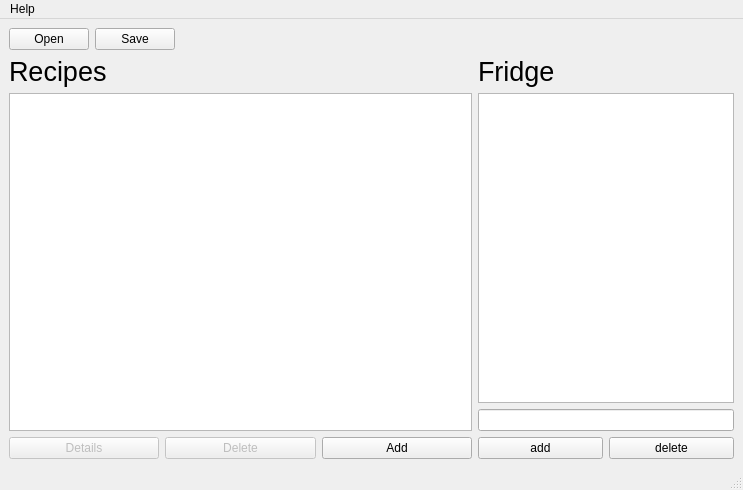
<?xml version="1.0" encoding="UTF-8"?>
<ui version="4.0">
 <class>MainWindow</class>
 <widget class="QMainWindow" name="MainWindow">
  <property name="geometry">
   <rect>
    <x>0</x>
    <y>0</y>
    <width>743</width>
    <height>490</height>
   </rect>
  </property>
  <property name="windowTitle">
   <string>MainWindow</string>
  </property>
  <widget class="QWidget" name="centralwidget">
   <layout class="QVBoxLayout" name="verticalLayout_4">
    <item>
     <layout class="QHBoxLayout" name="horizontalLayout_2">
      <item>
       <widget class="QPushButton" name="pushButton_2">
        <property name="sizePolicy">
         <sizepolicy hsizetype="Minimum" vsizetype="Fixed">
          <horstretch>0</horstretch>
          <verstretch>0</verstretch>
         </sizepolicy>
        </property>
        <property name="maximumSize">
         <size>
          <width>200</width>
          <height>16777215</height>
         </size>
        </property>
        <property name="text">
         <string>Open</string>
        </property>
       </widget>
      </item>
      <item>
       <widget class="QPushButton" name="pushButton_8">
        <property name="maximumSize">
         <size>
          <width>200</width>
          <height>16777215</height>
         </size>
        </property>
        <property name="text">
         <string>Save</string>
        </property>
       </widget>
      </item>
      <item>
       <spacer name="horizontalSpacer">
        <property name="orientation">
         <enum>Qt::Horizontal</enum>
        </property>
        <property name="sizeType">
         <enum>QSizePolicy::MinimumExpanding</enum>
        </property>
        <property name="sizeHint" stdset="0">
         <size>
          <width>40</width>
          <height>20</height>
         </size>
        </property>
       </spacer>
      </item>
     </layout>
    </item>
    <item>
     <layout class="QHBoxLayout" name="horizontalLayout_4">
      <item>
       <layout class="QVBoxLayout" name="verticalLayout_2">
        <item>
         <widget class="QLabel" name="label">
          <property name="font">
           <font>
            <pointsize>20</pointsize>
           </font>
          </property>
          <property name="text">
           <string>Recipes</string>
          </property>
         </widget>
        </item>
        <item>
         <widget class="QTableView" name="tableView">
          <property name="sizePolicy">
           <sizepolicy hsizetype="Expanding" vsizetype="Expanding">
            <horstretch>0</horstretch>
            <verstretch>0</verstretch>
           </sizepolicy>
          </property>
          <property name="minimumSize">
           <size>
            <width>380</width>
            <height>0</height>
           </size>
          </property>
          <property name="sizeIncrement">
           <size>
            <width>0</width>
            <height>0</height>
           </size>
          </property>
          <attribute name="horizontalHeaderDefaultSectionSize">
           <number>100</number>
          </attribute>
         </widget>
        </item>
        <item>
         <layout class="QHBoxLayout" name="horizontalLayout">
          <item>
           <widget class="QPushButton" name="pushButton_6">
            <property name="enabled">
             <bool>false</bool>
            </property>
            <property name="text">
             <string>Details</string>
            </property>
           </widget>
          </item>
          <item>
           <widget class="QPushButton" name="pushButton_7">
            <property name="enabled">
             <bool>false</bool>
            </property>
            <property name="text">
             <string>Delete</string>
            </property>
           </widget>
          </item>
          <item>
           <widget class="QPushButton" name="pushButton_5">
            <property name="text">
             <string>Add</string>
            </property>
           </widget>
          </item>
         </layout>
        </item>
       </layout>
      </item>
      <item>
       <layout class="QVBoxLayout" name="verticalLayout_3">
        <item>
         <layout class="QVBoxLayout" name="verticalLayout">
          <item>
           <widget class="QLabel" name="label_2">
            <property name="sizePolicy">
             <sizepolicy hsizetype="Minimum" vsizetype="Minimum">
              <horstretch>0</horstretch>
              <verstretch>0</verstretch>
             </sizepolicy>
            </property>
            <property name="font">
             <font>
              <pointsize>20</pointsize>
             </font>
            </property>
            <property name="text">
             <string>Fridge</string>
            </property>
           </widget>
          </item>
          <item>
           <widget class="QListWidget" name="listWidget">
            <property name="sizePolicy">
             <sizepolicy hsizetype="Minimum" vsizetype="Expanding">
              <horstretch>0</horstretch>
              <verstretch>0</verstretch>
             </sizepolicy>
            </property>
           </widget>
          </item>
          <item>
           <widget class="QLineEdit" name="lineEdit">
            <property name="sizePolicy">
             <sizepolicy hsizetype="Minimum" vsizetype="Fixed">
              <horstretch>0</horstretch>
              <verstretch>0</verstretch>
             </sizepolicy>
            </property>
           </widget>
          </item>
         </layout>
        </item>
        <item>
         <layout class="QHBoxLayout" name="horizontalLayout_3">
          <item>
           <widget class="QPushButton" name="pushButton_3">
            <property name="text">
             <string>add</string>
            </property>
           </widget>
          </item>
          <item>
           <widget class="QPushButton" name="pushButton_4">
            <property name="text">
             <string>delete</string>
            </property>
           </widget>
          </item>
         </layout>
        </item>
       </layout>
      </item>
     </layout>
    </item>
   </layout>
  </widget>
  <widget class="QStatusBar" name="statusbar"/>
  <widget class="QMenuBar" name="menuBar">
   <property name="geometry">
    <rect>
     <x>0</x>
     <y>0</y>
     <width>743</width>
     <height>22</height>
    </rect>
   </property>
   <widget class="QMenu" name="menuHelp">
    <property name="title">
     <string>Help</string>
    </property>
    <addaction name="actionAbout"/>
   </widget>
   <addaction name="menuHelp"/>
  </widget>
  <action name="actionAbout">
   <property name="text">
    <string>About</string>
   </property>
  </action>
 </widget>
 <resources/>
 <connections/>
</ui>
